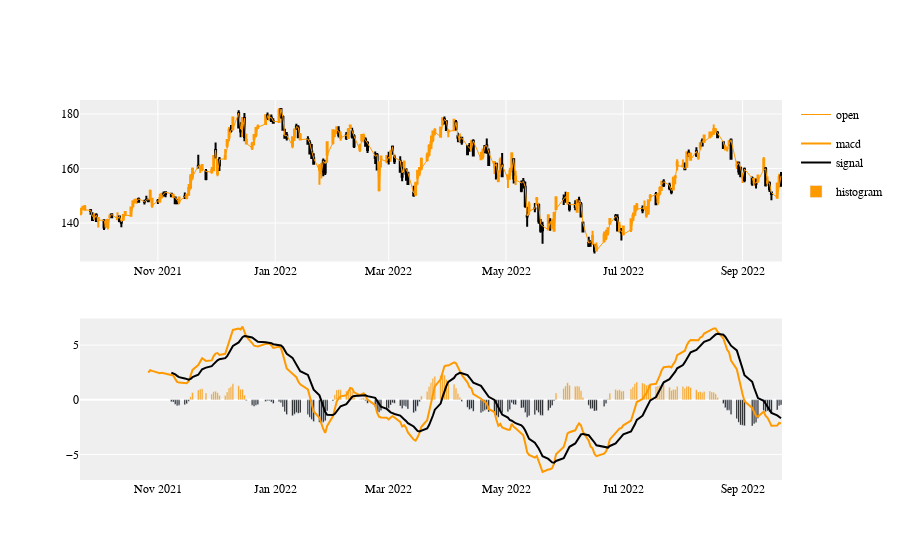

Notebook source saved alongside this figure:
### Code cell
from plotly.subplots import make_subplots
import numpy as np
import pandas_ta as ta


df = yf.Ticker('aapl').history(period='1y')[map(str.title, ['open', 'close', 'low', 'high', 'volume'])]    # Calculate MACD values using the pandas_ta library
df.ta.macd(close='close', fast=12, slow=26, signal=9, append=True)
# Force lowercase (optional)
df.columns = [x.lower() for x in df.columns]
# Construct a 2 x 1 Plotly figure
fig = make_subplots(rows=2, cols=1)
# price Line
fig.append_trace(
    go.Scatter(
        x=df.index,
        y=df['open'],
        line=dict(color='#ff9900', width=1),
        name='open',
        # showlegend=False,
        legendgroup='1',
    ), row=1, col=1
)
# Candlestick chart for pricing
fig.append_trace(
    go.Candlestick(
        x=df.index,
        open=df['open'],
        high=df['high'],
        low=df['low'],
        close=df['close'],
        increasing_line_color='#ff9900',
        decreasing_line_color='black',
        showlegend=False
    ), row=1, col=1
)
    # Fast Signal (%k)
fig.append_trace(
        go.Scatter(
            x=df.index,
            y=df['macd_12_26_9'],
            line=dict(color='#ff9900', width=2),
            name='macd',
            # showlegend=False,
            legendgroup='2',
        ), row=2, col=1
    )
    # Slow signal (%d)
fig.append_trace(
        go.Scatter(
            x=df.index,
            y=df['macds_12_26_9'],
            line=dict(color='#000000', width=2),
            # showlegend=False,
            legendgroup='2',
            name='signal'
        ), row=2, col=1
    )
    # Colorize the histogram values
colors = np.where(df['macdh_12_26_9'] < 0, '#000', '#ff9900')
    # Plot the histogram
fig.append_trace(
        go.Bar(
            x=df.index,
            y=df['macdh_12_26_9'],
            name='histogram',
            marker_color=colors,
        ), row=2, col=1
    )
# Make it pretty
layout = go.Layout(
    plot_bgcolor='#efefef',
    # Font Families
    font_family='Monospace',
    font_color='#000000',
    font_size=12,
    xaxis=dict(
        rangeslider=dict(
            visible=False
        )
    )
)
# Update options and show plot
fig.update_layout(layout)
fig

### Figure 1 — Plotly figure (JSON) as saved in the notebook; plotly's stock layout.template omitted (floating-point values rounded to 4 significant figures; data arrays with more than 128 entries replaced by an {"elided": "..."} marker saying what was removed)
{"data": [{"legendgroup": "1", "line": {"color": "#ff9900", "width": 1}, "name": "open", "type": "scatter", "x": {"elided": "252 str values"}, "xaxis": "x", "y": {"elided": "252 float values"}, "yaxis": "y"}, {"close": {"elided": "252 float values"}, "decreasing": {"line": {"color": "black"}}, "high": {"elided": "252 float values"}, "increasing": {"line": {"color": "#ff9900"}}, "low": {"elided": "252 float values"}, "open": {"elided": "252 float values"}, "showlegend": false, "type": "candlestick", "x": {"elided": "252 str values"}, "xaxis": "x", "yaxis": "y"}, {"legendgroup": "2", "line": {"color": "#ff9900", "width": 2}, "name": "macd", "type": "scatter", "x": {"elided": "252 str values"}, "xaxis": "x2", "y": {"elided": "252 float values"}, "yaxis": "y2"}, {"legendgroup": "2", "line": {"color": "#000000", "width": 2}, "name": "signal", "type": "scatter", "x": {"elided": "252 str values"}, "xaxis": "x2", "y": {"elided": "252 float values"}, "yaxis": "y2"}, {"marker": {"color": {"elided": "252 str values"}}, "name": "histogram", "type": "bar", "x": {"elided": "252 str values"}, "xaxis": "x2", "y": {"elided": "252 float values"}, "yaxis": "y2"}], "layout": {"font": {"color": "#000000", "family": "Monospace", "size": 12}, "plot_bgcolor": "#efefef", "xaxis": {"anchor": "y", "domain": [0, 1], "rangeslider": {"visible": false}}, "xaxis2": {"anchor": "y2", "domain": [0, 1]}, "yaxis": {"anchor": "x", "domain": [0.575, 1]}, "yaxis2": {"anchor": "x2", "domain": [0, 0.425]}}}
